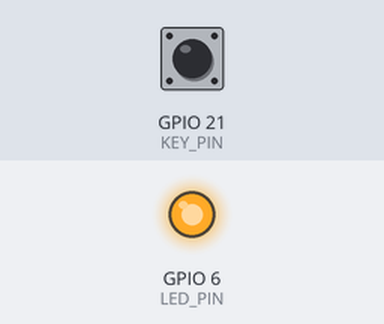
Bench run of a sketch on a simulated ESP32-S3. Parts: output pins drawn as LEDs (lit = HIGH). Inputs (shaded band) come from the test bench; at power-on: GPIO 21 (KEY_PIN) HIGH. What the sketch prints to the serial monitor is not drawn.

Above: at 1.2 s.
1.3 s: GPIO 21 (KEY_PIN) pulled LOW for 0.15 s
At 1.7 s:
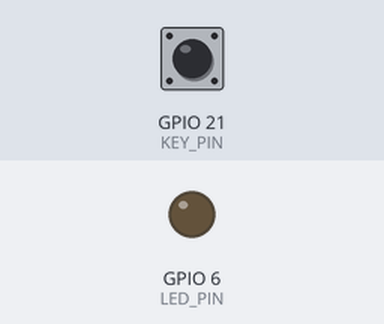
2.9 s: GPIO 21 (KEY_PIN) pulled LOW for 1 s
At 4.2 s:
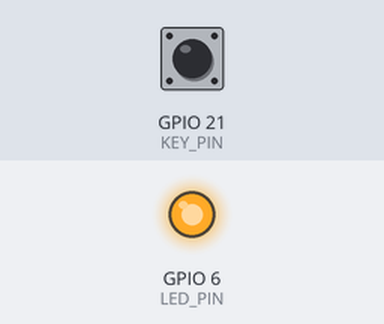
5.4 s: GPIO 21 (KEY_PIN) pulled LOW for 3.2 s
At 9.0 s:
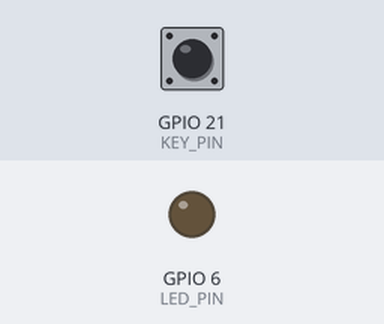
Timing chart, 0 to 10.5 s (numbered marks = the images above; inputs shaded):
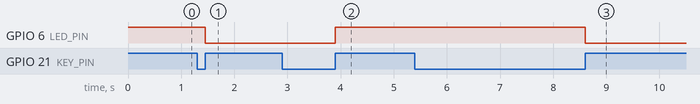

Measured:
- after the input at 1.3 s, GPIO 6 (LED_PIN): HIGH → LOW after 0.15 s
- after the input at 2.9 s, GPIO 6 (LED_PIN): LOW → HIGH after 1.0 s
- after the input at 5.4 s, GPIO 6 (LED_PIN): HIGH → LOW after 3.2 s

The sketch:

interrupt_led.ino
```cpp
/**
 * @file interrupt_led.ino
 * @brief 外部中断实验主程序
 * @details 使用外部中断实现按键控制LED翻转
 *          完全参照 key jiance/key 的配置
 */

#include "key.h"
#include "led.h"
#include "exti.h"

void setup() {
    key_init();              // 初始化按键
    led_init();              // 初始化LED
    exti_init();             // 初始化外部中断
    Serial.begin(115200);    // 开启串口通信

    while (!Serial) {
        delay(10);
    }

    Serial.println("=== 外部中断实验启动 ===");
    Serial.println("按键引脚: GPIO21");
    Serial.println("LED引脚: GPIO6");
}

void loop() {
    // 主循环中控制LED状态
    if (led_state == 1) {
        LED(LOW);   // 点亮LED
    } else {
        LED(HIGH);  // 熄灭LED
    }

    // 每秒打印状态
    static unsigned long last_print = 0;
    if (millis() - last_print >= 1000) {
        last_print = millis();
        Serial.print("LED状态: ");
        Serial.println(led_state ? "亮" : "灭");
    }
}
```

exti.cpp
```cpp
/**
 * @file exti.cpp
 * @brief 外部中断模块实现文件
 * @details 使用CHANGE模式检测按键变化，只有完成按下→弹起才翻转LED
 *          添加软件消抖，确保按键稳定后才处理
 */

#include "exti.h"
#include "key.h"

uint8_t led_state = 0;       // LED状态变量
static uint8_t key_pressed = 0;  // 按键按下标志
static unsigned long last_time = 0;  // 上次状态变化时间

void key_isr(void);

/**
 * @brief 外部中断初始化函数
 */
void exti_init(void) {
    // 使用CHANGE模式，检测任何电平变化
    attachInterrupt(digitalPinToInterrupt(KEY_PIN), key_isr, CHANGE);
}

/**
 * @brief 中断服务函数
 * @details 检测按键的完整动作：按下→弹起，带消抖处理
 */
void IRAM_ATTR key_isr(void) {
    // 消抖：忽略20ms内的重复触发
    if (millis() - last_time < 20) {
        return;
    }
    last_time = millis();

    int key_val = digitalRead(KEY_PIN);

    if (key_val == 0) {
        // 按键按下（低电平）
        key_pressed = 1;
    } else {
        // 按键松开（高电平）
        if (key_pressed == 1) {
            // 完成一次完整的按下→弹起动作
            led_state = !led_state;
            key_pressed = 0;  // 重置标志
        }
    }
}
```

exti.h
```cpp
/**
 * @file exti.h
 * @brief 外部中断模块头文件
 */

#ifndef __EXTI_H
#define __EXTI_H

#include "Arduino.h"

extern uint8_t led_state;

void exti_init(void);

#endif
```

key.cpp
```cpp
/**
 * @file key.cpp
 * @brief 按键检测模块实现文件
 * @details 自适应按键检测，自动识别高低电平触发
 */

#include "key.h"

static int press_level = 0;  // 按键按下时的电平（0=低电平触发，1=高电平触发）

/**
 * @brief 按键初始化函数
 * @details 设置引脚为浮空输入，让硬件决定电平
 */
void key_init(void)
{
    pinMode(KEY_PIN, INPUT); // 浮空输入模式，不使用内部电阻
}

/**
 * @brief 校准按键电平
 * @details 检测按键未按下时的电平，自动设置按下电平
 */
void key_calibrate(void)
{
    delay(100);
    int idle_level = digitalRead(KEY_PIN);
    press_level = !idle_level;  // 按下电平 = 空闲电平的反

    Serial.print("校准完成: ");
    Serial.print("空闲电平=");
    Serial.print(idle_level);
    Serial.print(", 按下电平=");
    Serial.println(press_level);
}

/**
 * @brief 读取按键状态
 * @return 1=按下，0=未按下
 */
int key_read(void)
{
    return (digitalRead(KEY_PIN) == press_level) ? 1 : 0;
}

/**
 * @brief 检测按键是否按下（带消抖）
 * @return 1=按下，0=未按下
 */
int key_is_pressed(void)
{
    static int last_state = 0;

    if (key_read() == 1) {
        delay(10);  // 消抖
        if (key_read() == 1 && last_state == 0) {
            last_state = 1;
            return 1;  // 返回单次按下事件
        }
    } else {
        last_state = 0;
    }

    return 0;
}
```

key.h
```cpp
/**
 * @file key.h
 * @brief 按键检测模块头文件
 * @details 定义按键引脚和相关宏，声明初始化函数
 *          使用GPIO21作为按键输入引脚
 */

#ifndef __KEY_H
#define __KEY_H

#include "Arduino.h"

#define KEY_PIN   21   // 按键连接的GPIO引脚号（GPIO21）

void key_init(void);       // 按键初始化函数声明
void key_calibrate(void);  // 按键校准函数声明
int key_read(void);        // 读取按键状态（1=按下，0=未按下）
int key_is_pressed(void);  // 检测按键是否按下

#endif
```

led.cpp
```cpp
/**
 * @file led.cpp
 * @brief LED控制模块实现文件
 * @details 实现LED初始化功能，配置GPIO6为输出模式
 *          初始状态为熄灭（高电平）
 */

#include "led.h"

/**
 * @brief LED初始化函数
 * @details 将LED引脚设置为输出模式，并初始化为熄灭状态
 *          假设LED为共阳极接法：
 *          - 高电平（1）：LED熄灭
 *          - 低电平（0）：LED点亮
 */
void led_init(void)
{
    pinMode(LED_PIN, OUTPUT);         // 设置为输出模式
    digitalWrite(LED_PIN, HIGH);      // 初始熄灭（高电平）
}
```

led.h
```cpp
/**
 * @file led.h
 * @brief LED控制模块头文件
 * @details 定义LED引脚和相关宏，声明初始化函数
 *          使用GPIO6作为LED输出引脚
 */

#ifndef __LED_H
#define __LED_H

#include "Arduino.h"

#define LED_PIN  6             // LED输出引脚，GPIO6
#define LED(x)   digitalWrite(LED_PIN, x)  // 宏定义：快捷设置LED状态
#define LED_TOGGLE() digitalWrite(LED_PIN, !digitalRead(LED_PIN)) // 宏定义：翻转LED状态

void led_init(void);  // LED初始化函数声明

#endif
```
